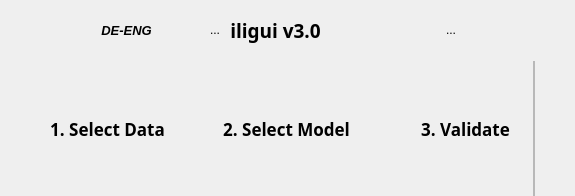
     <widget class="QFrame" name="MainFrame">
      <property name="sizePolicy">
       <sizepolicy hsizetype="Preferred" vsizetype="Fixed">
        <horstretch>0</horstretch>
        <verstretch>0</verstretch>
       </sizepolicy>
      </property>
      <property name="minimumSize">
       <size>
        <width>0</width>
        <height>196</height>
       </size>
      </property>
      <property name="frameShape">
       <enum>QFrame::NoFrame</enum>
      </property>
      <property name="frameShadow">
       <enum>QFrame::Plain</enum>
      </property>
      <layout class="QVBoxLayout" name="verticalLayout">
       <property name="spacing">
        <number>0</number>
       </property>
       <property name="leftMargin">
        <number>0</number>
       </property>
       <property name="topMargin">
        <number>0</number>
       </property>
       <property name="rightMargin">
        <number>0</number>
       </property>
       <property name="bottomMargin">
        <number>0</number>
       </property>
       <item alignment="Qt::AlignHCenter">
        <widget class="QFrame" name="toolFrame">
         <property name="sizePolicy">
          <sizepolicy hsizetype="Preferred" vsizetype="Preferred">
           <horstretch>0</horstretch>
           <verstretch>0</verstretch>
          </sizepolicy>
         </property>
         <property name="frameShape">
          <enum>QFrame::NoFrame</enum>
         </property>
         <property name="frameShadow">
          <enum>QFrame::Raised</enum>
         </property>
         <layout class="QHBoxLayout" name="horizontalLayout_2">
          <property name="spacing">
           <number>0</number>
          </property>
          <property name="leftMargin">
           <number>0</number>
          </property>
          <property name="topMargin">
           <number>0</number>
          </property>
          <property name="rightMargin">
           <number>0</number>
          </property>
          <property name="bottomMargin">
           <number>0</number>
          </property>
          <item>
           <widget class="QToolButton" name="toolButton">
            <property name="minimumSize">
             <size>
              <width>60</width>
              <height>60</height>
             </size>
            </property>
            <property name="font">
             <font>
              <pointsize>10</pointsize>
              <italic>true</italic>
              <bold>true</bold>
             </font>
            </property>
            <property name="text">
             <string>DE-ENG</string>
            </property>
            <property name="icon">
             <iconset>
              <normaloff>../icons/globe.svg</normaloff>../icons/globe.svg</iconset>
            </property>
            <property name="iconSize">
             <size>
              <width>25</width>
              <height>25</height>
             </size>
            </property>
            <property name="autoRaise">
             <bool>true</bool>
            </property>
           </widget>
          </item>
          <item>
           <spacer name="horizontalSpacer_3">
            <property name="orientation">
             <enum>Qt::Horizontal</enum>
            </property>
            <property name="sizeHint" stdset="0">
             <size>
              <width>40</width>
              <height>20</height>
             </size>
            </property>
           </spacer>
          </item>
          <item>
           <widget class="QToolButton" name="interlisButton">
            <property name="sizePolicy">
             <sizepolicy hsizetype="Fixed" vsizetype="Fixed">
              <horstretch>0</horstretch>
              <verstretch>0</verstretch>
             </sizepolicy>
            </property>
            <property name="minimumSize">
             <size>
              <width>30</width>
              <height>30</height>
             </size>
            </property>
            <property name="text">
             <string>...</string>
            </property>
            <property name="icon">
             <iconset>
              <normaloff>../icons/interlis.png</normaloff>../icons/interlis.png</iconset>
            </property>
            <property name="iconSize">
             <size>
              <width>30</width>
              <height>30</height>
             </size>
            </property>
            <property name="autoRaise">
             <bool>true</bool>
            </property>
           </widget>
          </item>
          <item>
           <widget class="QLabel" name="versionLabel">
            <property name="font">
             <font>
              <family>Segoe UI Black</family>
              <pointsize>14</pointsize>
              <bold>true</bold>
             </font>
            </property>
            <property name="text">
             <string>iligui v3.0</string>
            </property>
            <property name="alignment">
             <set>Qt::AlignCenter</set>
            </property>
           </widget>
          </item>
          <item>
           <spacer name="horizontalSpacer_4">
            <property name="orientation">
             <enum>Qt::Horizontal</enum>
            </property>
            <property name="sizeHint" stdset="0">
             <size>
              <width>40</width>
              <height>20</height>
             </size>
            </property>
           </spacer>
          </item>
          <item>
           <widget class="QToolButton" name="settingsButton">
            <property name="sizePolicy">
             <sizepolicy hsizetype="Fixed" vsizetype="Fixed">
              <horstretch>0</horstretch>
              <verstretch>0</verstretch>
             </sizepolicy>
            </property>
            <property name="minimumSize">
             <size>
              <width>60</width>
              <height>60</height>
             </size>
            </property>
            <property name="text">
             <string/>
            </property>
            <property name="icon">
             <iconset>
              <normaloff>../icons/settings.svg</normaloff>../icons/settings.svg</iconset>
            </property>
            <property name="iconSize">
             <size>
              <width>30</width>
              <height>30</height>
             </size>
            </property>
            <property name="checkable">
             <bool>false</bool>
            </property>
            <property name="checked">
             <bool>false</bool>
            </property>
            <property name="autoRaise">
             <bool>true</bool>
            </property>
           </widget>
          </item>
          <item>
           <widget class="QToolButton" name="resetButton">
            <property name="minimumSize">
             <size>
              <width>60</width>
              <height>60</height>
             </size>
            </property>
            <property name="text">
             <string>...</string>
            </property>
            <property name="icon">
             <iconset>
              <normaloff>../icons/refresh-ccw.svg</normaloff>../icons/refresh-ccw.svg</iconset>
            </property>
            <property name="iconSize">
             <size>
              <width>30</width>
              <height>30</height>
             </size>
            </property>
            <property name="autoRaise">
             <bool>true</bool>
            </property>
           </widget>
          </item>
         </layout>
        </widget>
       </item>
       <item>
        <widget class="QFrame" name="inputFrame">
         <property name="sizePolicy">
          <sizepolicy hsizetype="Preferred" vsizetype="Preferred">
           <horstretch>0</horstretch>
           <verstretch>0</verstretch>
          </sizepolicy>
         </property>
         <property name="acceptDrops">
          <bool>true</bool>
         </property>
         <property name="frameShape">
          <enum>QFrame::NoFrame</enum>
         </property>
         <property name="frameShadow">
          <enum>QFrame::Raised</enum>
         </property>
         <layout class="QHBoxLayout" name="horizontalLayout">
          <property name="spacing">
           <number>0</number>
          </property>
          <property name="leftMargin">
           <number>0</number>
          </property>
          <property name="topMargin">
           <number>0</number>
          </property>
          <property name="rightMargin">
           <number>0</number>
          </property>
          <property name="bottomMargin">
           <number>0</number>
          </property>
          <item>
           <spacer name="horizontalSpacer_5">
            <property name="orientation">
             <enum>Qt::Horizontal</enum>
            </property>
            <property name="sizeHint" stdset="0">
             <size>
              <width>40</width>
              <height>20</height>
             </size>
            </property>
           </spacer>
          </item>
          <item>
           <widget class="QToolButton" name="fileselectButton">
            <property name="sizePolicy">
             <sizepolicy hsizetype="Fixed" vsizetype="Fixed">
              <horstretch>0</horstretch>
              <verstretch>0</verstretch>
             </sizepolicy>
            </property>
            <property name="minimumSize">
             <size>
              <width>135</width>
              <height>135</height>
             </size>
            </property>
            <property name="font">
             <font>
              <family>Segoe UI Black</family>
              <pointsize>13</pointsize>
              <bold>true</bold>
             </font>
            </property>
            <property name="acceptDrops">
             <bool>true</bool>
            </property>
            <property name="toolTip">
             <string>&lt;html&gt;&lt;head/&gt;&lt;body&gt;&lt;p&gt;Select or Drop an INTERLIS 1/2 Transfer File you want to validate.&lt;/p&gt;&lt;/body&gt;&lt;/html&gt;</string>
            </property>
            <property name="layoutDirection">
             <enum>Qt::LeftToRight</enum>
            </property>
            <property name="styleSheet">
             <string notr="true">QToolButton[objectName^=&quot;fileselectButton&quot;]:hover {
	background-color : rgb(230,230,230);
	border-radius: 20px;
	border-style: outset;
	icon: url(:/icons/icons/fileupload_blue.png);
}


</string>
            </property>
            <property name="text">
             <string>1. Select Data</string>
            </property>
            <property name="icon">
             <iconset>
              <normaloff>../icons/fileupload_blue.png</normaloff>../icons/fileupload_blue.png</iconset>
            </property>
            <property name="iconSize">
             <size>
              <width>100</width>
              <height>100</height>
             </size>
            </property>
            <property name="autoRepeat">
             <bool>false</bool>
            </property>
            <property name="popupMode">
             <enum>QToolButton::DelayedPopup</enum>
            </property>
            <property name="toolButtonStyle">
             <enum>Qt::ToolButtonTextUnderIcon</enum>
            </property>
            <property name="autoRaise">
             <bool>true</bool>
            </property>
           </widget>
          </item>
          <item>
           <spacer name="horizontalSpacer">
            <property name="orientation">
             <enum>Qt::Horizontal</enum>
            </property>
            <property name="sizeHint" stdset="0">
             <size>
              <width>40</width>
              <height>20</height>
             </size>
            </property>
           </spacer>
          </item>
          <item>
           <widget class="QToolButton" name="modelselectButton">
            <property name="enabled">
             <bool>true</bool>
            </property>
            <property name="sizePolicy">
             <sizepolicy hsizetype="Fixed" vsizetype="Fixed">
              <horstretch>0</horstretch>
              <verstretch>0</verstretch>
             </sizepolicy>
            </property>
            <property name="minimumSize">
             <size>
              <width>135</width>
              <height>135</height>
             </size>
            </property>
            <property name="font">
             <font>
              <family>Segoe UI Black</family>
              <pointsize>13</pointsize>
              <bold>true</bold>
             </font>
            </property>
            <property name="acceptDrops">
             <bool>true</bool>
            </property>
            <property name="toolTip">
             <string>&lt;html&gt;&lt;head/&gt;&lt;body&gt;&lt;p&gt;Select or Drop an INTERLIS Model File with which you want to validate your file.&lt;br/&gt;A Model File is not always necessary, since it can also be designated directly in the INTERLIS Transfer File.&lt;/p&gt;&lt;/body&gt;&lt;/html&gt;</string>
            </property>
            <property name="layoutDirection">
             <enum>Qt::LeftToRight</enum>
            </property>
            <property name="styleSheet">
             <string notr="true">QToolButton[objectName^=&quot;modelselectButton&quot;]:hover {
	background-color : rgb(230,230,230);
	border-radius: 20px;
	border-style: outset;
}


</string>
            </property>
            <property name="text">
             <string>2. Select Model</string>
            </property>
            <property name="icon">
             <iconset>
              <normaloff>../icons/model_blue.png</normaloff>../icons/model_blue.png</iconset>
            </property>
            <property name="iconSize">
             <size>
              <width>100</width>
              <height>100</height>
             </size>
            </property>
            <property name="checkable">
             <bool>false</bool>
            </property>
            <property name="popupMode">
             <enum>QToolButton::DelayedPopup</enum>
            </property>
            <property name="toolButtonStyle">
             <enum>Qt::ToolButtonTextUnderIcon</enum>
            </property>
            <property name="autoRaise">
             <bool>true</bool>
            </property>
            <property name="arrowType">
             <enum>Qt::NoArrow</enum>
            </property>
           </widget>
          </item>
          <item>
           <spacer name="horizontalSpacer_2">
            <property name="orientation">
             <enum>Qt::Horizontal</enum>
            </property>
            <property name="sizeHint" stdset="0">
             <size>
              <width>40</width>
              <height>20</height>
             </size>
            </property>
           </spacer>
          </item>
          <item>
           <widget class="QToolButton" name="playButton">
            <property name="sizePolicy">
             <sizepolicy hsizetype="Fixed" vsizetype="Fixed">
              <horstretch>0</horstretch>
              <verstretch>0</verstretch>
             </sizepolicy>
            </property>
            <property name="minimumSize">
             <size>
              <width>135</width>
              <height>135</height>
             </size>
            </property>
            <property name="font">
             <font>
              <family>Segoe UI Black</family>
              <pointsize>13</pointsize>
              <bold>true</bold>
             </font>
            </property>
            <property name="mouseTracking">
             <bool>true</bool>
            </property>
            <property name="toolTip">
             <string>&lt;html&gt;&lt;head/&gt;&lt;body&gt;&lt;p&gt;Click to run the INTERLIS Validator Software with the Transfer-File, Model and Settings you have currently defined.&lt;/p&gt;&lt;/body&gt;&lt;/html&gt;</string>
            </property>
            <property name="layoutDirection">
             <enum>Qt::LeftToRight</enum>
            </property>
            <property name="styleSheet">
             <string notr="true">QToolButton[objectName^=&quot;playButton&quot;]:hover {
	background-color : rgb(230,230,230);
	border-radius: 20px;
	border-style: outset;
}


</string>
            </property>
            <property name="text">
             <string>3. Validate</string>
            </property>
            <property name="icon">
             <iconset>
              <normaloff>../icons/play_blue.png</normaloff>../icons/play_blue.png</iconset>
            </property>
            <property name="iconSize">
             <size>
              <width>100</width>
              <height>100</height>
             </size>
            </property>
            <property name="toolButtonStyle">
             <enum>Qt::ToolButtonTextUnderIcon</enum>
            </property>
            <property name="autoRaise">
             <bool>true</bool>
            </property>
           </widget>
          </item>
          <item>
           <widget class="QFrame" name="playButtonFrame">
            <property name="frameShape">
             <enum>QFrame::StyledPanel</enum>
            </property>
            <property name="frameShadow">
             <enum>QFrame::Raised</enum>
            </property>
            <layout class="QVBoxLayout" name="verticalLayout_8">
             <property name="spacing">
              <number>0</number>
             </property>
             <property name="leftMargin">
              <number>0</number>
             </property>
             <property name="topMargin">
              <number>0</number>
             </property>
             <property name="rightMargin">
              <number>0</number>
             </property>
             <property name="bottomMargin">
              <number>0</number>
             </property>
            </layout>
           </widget>
          </item>
          <item>
           <spacer name="horizontalSpacer_6">
            <property name="orientation">
             <enum>Qt::Horizontal</enum>
            </property>
            <property name="sizeHint" stdset="0">
             <size>
              <width>40</width>
              <height>20</height>
             </size>
            </property>
           </spacer>
          </item>
         </layout>
        </widget>
       </item>
      </layout>
     </widget>
